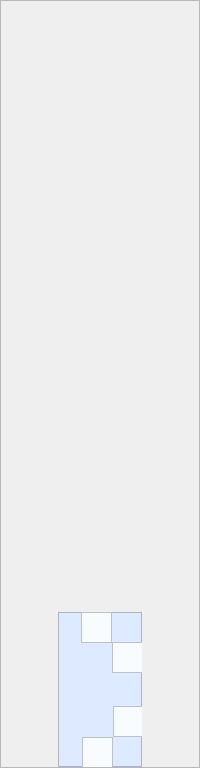
                <widget class="QFrame" name="frame_21">
                 <property name="minimumSize">
                  <size>
                   <width>84</width>
                   <height>768</height>
                  </size>
                 </property>
                 <property name="maximumSize">
                  <size>
                   <width>1600</width>
                   <height>16000</height>
                  </size>
                 </property>
                 <property name="frameShape">
                  <enum>QFrame::StyledPanel</enum>
                 </property>
                 <property name="frameShadow">
                  <enum>QFrame::Raised</enum>
                 </property>
                 <layout class="QGridLayout" name="gridLayout">
                  <property name="leftMargin">
                   <number>0</number>
                  </property>
                  <property name="topMargin">
                   <number>0</number>
                  </property>
                  <property name="rightMargin">
                   <number>0</number>
                  </property>
                  <property name="bottomMargin">
                   <number>0</number>
                  </property>
                  <property name="spacing">
                   <number>0</number>
                  </property>
                  <item row="1" column="0">
                   <widget class="QFrame" name="frame_22">
                    <property name="minimumSize">
                     <size>
                      <width>84</width>
                      <height>155</height>
                     </size>
                    </property>
                    <property name="maximumSize">
                     <size>
                      <width>84</width>
                      <height>155</height>
                     </size>
                    </property>
                    <property name="styleSheet">
                     <string notr="true">background-color: rgb(222, 234, 255);</string>
                    </property>
                    <property name="frameShape">
                     <enum>QFrame::StyledPanel</enum>
                    </property>
                    <property name="frameShadow">
                     <enum>QFrame::Raised</enum>
                    </property>
                    <widget class="QFrame" name="frame_23">
                     <property name="geometry">
                      <rect>
                       <x>54</x>
                       <y>30</y>
                       <width>31</width>
                       <height>31</height>
                      </rect>
                     </property>
                     <property name="minimumSize">
                      <size>
                       <width>31</width>
                       <height>31</height>
                      </size>
                     </property>
                     <property name="styleSheet">
                      <string notr="true">background-color: rgb(248, 252, 255);</string>
                     </property>
                     <property name="frameShape">
                      <enum>QFrame::StyledPanel</enum>
                     </property>
                     <property name="frameShadow">
                      <enum>QFrame::Raised</enum>
                     </property>
                     <widget class="QFrame" name="frame_24">
                      <property name="geometry">
                       <rect>
                        <x>-20</x>
                        <y>30</y>
                        <width>31</width>
                        <height>31</height>
                       </rect>
                      </property>
                      <property name="minimumSize">
                       <size>
                        <width>31</width>
                        <height>31</height>
                       </size>
                      </property>
                      <property name="styleSheet">
                       <string notr="true">background-color: rgb(247, 250, 255);</string>
                      </property>
                      <property name="frameShape">
                       <enum>QFrame::StyledPanel</enum>
                      </property>
                      <property name="frameShadow">
                       <enum>QFrame::Raised</enum>
                      </property>
                     </widget>
                    </widget>
                    <widget class="QFrame" name="frame_25">
                     <property name="geometry">
                      <rect>
                       <x>23</x>
                       <y>0</y>
                       <width>31</width>
                       <height>31</height>
                      </rect>
                     </property>
                     <property name="minimumSize">
                      <size>
                       <width>31</width>
                       <height>31</height>
                      </size>
                     </property>
                     <property name="styleSheet">
                      <string notr="true">background-color: rgb(248, 252, 255);</string>
                     </property>
                     <property name="frameShape">
                      <enum>QFrame::StyledPanel</enum>
                     </property>
                     <property name="frameShadow">
                      <enum>QFrame::Raised</enum>
                     </property>
                     <widget class="QFrame" name="frame_26">
                      <property name="geometry">
                       <rect>
                        <x>-20</x>
                        <y>30</y>
                        <width>31</width>
                        <height>31</height>
                       </rect>
                      </property>
                      <property name="minimumSize">
                       <size>
                        <width>31</width>
                        <height>31</height>
                       </size>
                      </property>
                      <property name="styleSheet">
                       <string notr="true">background-color: rgb(247, 250, 255);</string>
                      </property>
                      <property name="frameShape">
                       <enum>QFrame::StyledPanel</enum>
                      </property>
                      <property name="frameShadow">
                       <enum>QFrame::Raised</enum>
                      </property>
                     </widget>
                    </widget>
                    <widget class="QFrame" name="frame_27">
                     <property name="geometry">
                      <rect>
                       <x>24</x>
                       <y>125</y>
                       <width>31</width>
                       <height>31</height>
                      </rect>
                     </property>
                     <property name="minimumSize">
                      <size>
                       <width>31</width>
                       <height>31</height>
                      </size>
                     </property>
                     <property name="styleSheet">
                      <string notr="true">background-color: rgb(248, 252, 255);</string>
                     </property>
                     <property name="frameShape">
                      <enum>QFrame::StyledPanel</enum>
                     </property>
                     <property name="frameShadow">
                      <enum>QFrame::Raised</enum>
                     </property>
                     <widget class="QFrame" name="frame_28">
                      <property name="geometry">
                       <rect>
                        <x>-20</x>
                        <y>30</y>
                        <width>31</width>
                        <height>31</height>
                       </rect>
                      </property>
                      <property name="minimumSize">
                       <size>
                        <width>31</width>
                        <height>31</height>
                       </size>
                      </property>
                      <property name="styleSheet">
                       <string notr="true">background-color: rgb(247, 250, 255);</string>
                      </property>
                      <property name="frameShape">
                       <enum>QFrame::StyledPanel</enum>
                      </property>
                      <property name="frameShadow">
                       <enum>QFrame::Raised</enum>
                      </property>
                     </widget>
                    </widget>
                    <widget class="QFrame" name="frame_29">
                     <property name="geometry">
                      <rect>
                       <x>55</x>
                       <y>94</y>
                       <width>31</width>
                       <height>31</height>
                      </rect>
                     </property>
                     <property name="minimumSize">
                      <size>
                       <width>31</width>
                       <height>31</height>
                      </size>
                     </property>
                     <property name="styleSheet">
                      <string notr="true">background-color: rgb(248, 252, 255);</string>
                     </property>
                     <property name="frameShape">
                      <enum>QFrame::StyledPanel</enum>
                     </property>
                     <property name="frameShadow">
                      <enum>QFrame::Raised</enum>
                     </property>
                     <widget class="QFrame" name="frame_30">
                      <property name="geometry">
                       <rect>
                        <x>-20</x>
                        <y>30</y>
                        <width>31</width>
                        <height>31</height>
                       </rect>
                      </property>
                      <property name="minimumSize">
                       <size>
                        <width>31</width>
                        <height>31</height>
                       </size>
                      </property>
                      <property name="styleSheet">
                       <string notr="true">background-color: rgb(247, 250, 255);</string>
                      </property>
                      <property name="frameShape">
                       <enum>QFrame::StyledPanel</enum>
                      </property>
                      <property name="frameShadow">
                       <enum>QFrame::Raised</enum>
                      </property>
                     </widget>
                    </widget>
                   </widget>
                  </item>
                  <item row="0" column="0">
                   <spacer name="verticalSpacer_8">
                    <property name="orientation">
                     <enum>Qt::Vertical</enum>
                    </property>
                    <property name="sizeHint" stdset="0">
                     <size>
                      <width>20</width>
                      <height>40</height>
                     </size>
                    </property>
                   </spacer>
                  </item>
                 </layout>
                </widget>
